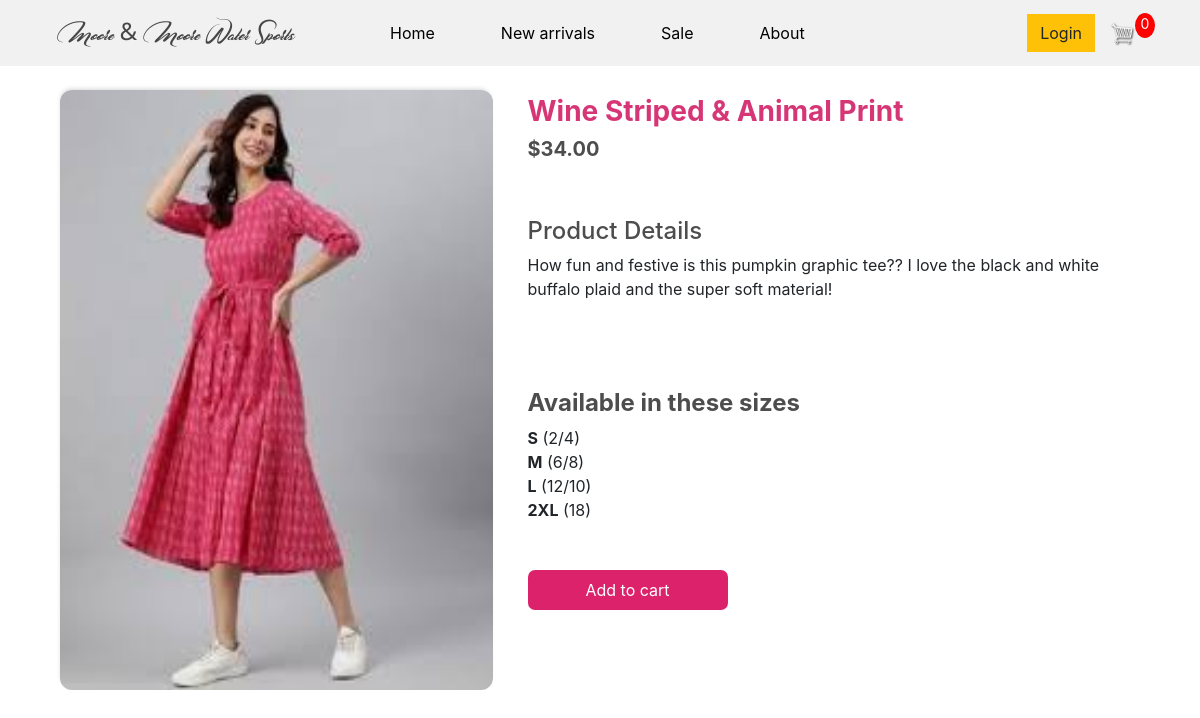
The app's page /categorys/1/ with its own data.
### my_app/models.py (models this page shows, shortened)
class CategoryItem(models.Model):
    name = models.CharField(max_length=200, null=True)
    price = models.CharField(max_length=200)
    image = models.ImageField(null=True, blank=True)

### my_app/views.py (the view)
# urls.py: path('categorys/<int:pk>/', views.categroy_detail, name='categroy_detail'),
def categroy_detail(request, pk):
      categorysitem = get_object_or_404(CategoryItem, pk=pk)
      context = {'categorysitem' : categorysitem}
      return render(request, 'store/categroy_detail.html', context)

### my_app/templates/store/categroy_detail.html
{% extends 'store/main.html' %}
{% load static %}
{% block content %}
<div class="container">
    <div class="row">
        <div class="col-lg-5" style="position: relative; text-decoration: none;">
            <img class="thumbnail" style="height: 600px;border-radius: 12px;" src="{{categorysitem.image.url}}">
        </div>
        <div class="col-lg-7">
            <div style="padding: 5px;border-radius: 12px;border: none;">
                <h3 href="" style="border: none;border-radius: 12px;outline: none;color: #d73676;">
                    <strong>{{categorysitem.name}}</strong>
                </h3>
                <h5><strong>${{categorysitem.price|floatformat:2}}</strong></h5><br><br>
                <h4>Product Details</h4>
                <p>How fun and festive is this pumpkin graphic tee?? I love the black and white buffalo plaid and
                    the super soft material!</p><br><br><br>
                <h4 style="font-weight: bold;">Available in these sizes</h4>
                <p style="padding: 0;margin: 0px"><span style="font-weight: bold;">S</span> (2/4)</p>
                <p style="padding: 0;margin: 0px"><span style="font-weight: bold;">M</span> (6/8)</p>
                <p style="padding: 0;margin: 0px"><span style="font-weight: bold;">L</span> (12/10)</p>
                <p style="padding: 0;margin: 0px"><span style="font-weight: bold;">2XL</span> (18)</p>
                <br>
                <br>
                <button class="btn btn-outline-secondary add-btn" style="
                width: 200px;
                height: 40px;
                border-radius: 7px;
                border: none;
                outline: none;
                background: #dc226b;"><a href="#" style="color: #fff; text-decoration: none;">Add to cart</a></button>
            </div>
        </div>
    </div>
</div>
{% endblock content %}

### my_app/static/css/main.css (style rules this page uses)
body { background-color: #fff; }
h1,h2,h3,h4,h5,h6 { color:hsl(0, 0%, 30%); }
.thumbnail { width: 100%; height: 240px; -webkit-box-shadow: -1px -3px 5px -2px rgba(214,214,214,1); -moz-box-shadow: -1px -3px 5px -2px rgba(214,214,214,1); box-shadow: -1px -3px 5px -2px rgba(214,214,214,1); }
.btn { border-radius: 0; }

### records on screen
CategoryItem: image (picture), name "Wine Striped & Animal Print", price "34.00"
